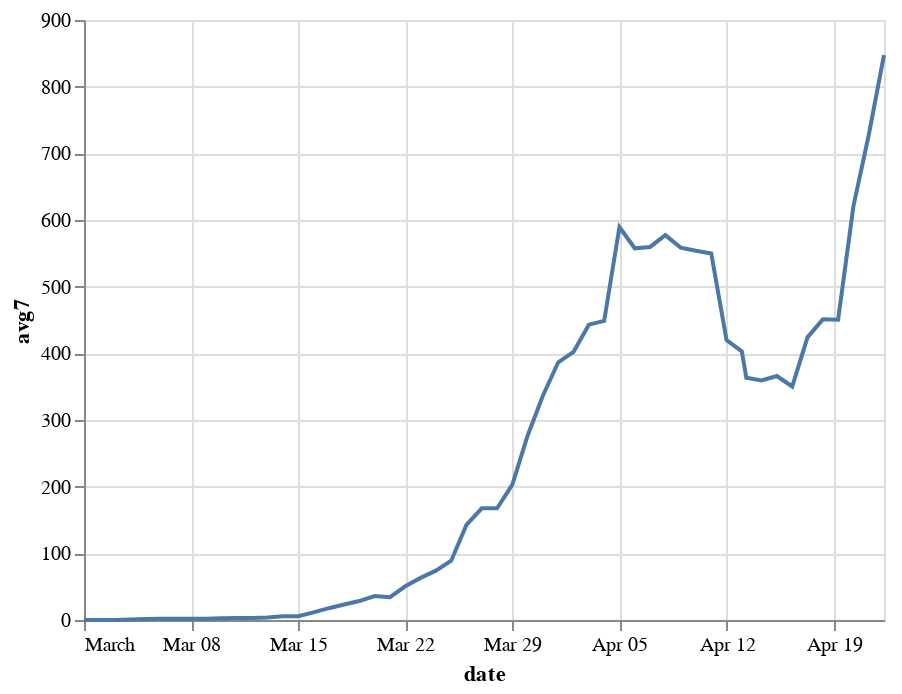

The code cell stored with this chart in its notebook:
### Code cell
alt.Chart(df[(df.county=="Los Angeles") & (df.date >= '3/1/20')]).mark_line().encode(
    x='date',
    y='avg7'
)

### Figure 1 — Vega-Lite specification as saved in the notebook (floating-point values rounded to 4 significant figures)
{"config": {"view": {"continuousWidth": 400, "continuousHeight": 300}}, "data": {"name": "data-b30e2f4f3c7505fab6f3b5b120d30b48"}, "mark": "line", "encoding": {"x": {"type": "temporal", "field": "date"}, "y": {"type": "quantitative", "field": "avg7"}}, "$schema": "https://vega.github.io/schema/vega-lite/v4.0.2.json", "datasets": {"data-b30e2f4f3c7505fab6f3b5b120d30b48": [{"county": "Los Angeles", "state": "California", "fips": 6037.0, "date": "2020-03-01T00:00:00+00:00", "Lat": 34.31, "Lon": -118.2, "cases": 1.0, "deaths": 0.0, "state_cases": 12, "state_deaths": 0, "new_cases": 0.0, "new_deaths": 0.0, "new_state_cases": 0, "new_state_deaths": 0, "avg3": 0.0, "avg5": 0.0, "avg7": 0.0}, {"county": "Los Angeles", "state": "California", "fips": 6037.0, "date": "2020-03-02T00:00:00+00:00", "Lat": 34.31, "Lon": -118.2, "cases": 1.0, "deaths": 0.0, "state_cases": 21, "state_deaths": 0, "new_cases": 0.0, "new_deaths": 0.0, "new_state_cases": 9, "new_state_deaths": 0, "avg3": 0.0, "avg5": 0.0, "avg7": 0.0}, {"county": "Los Angeles", "state": "California", "fips": 6037.0, "date": "2020-03-03T00:00:00+00:00", "Lat": 34.31, "Lon": -118.2, "cases": 1.0, "deaths": 0.0, "state_cases": 25, "state_deaths": 0, "new_cases": 0.0, "new_deaths": 0.0, "new_state_cases": 4, "new_state_deaths": 0, "avg3": 0.0, "avg5": 0.0, "avg7": 0.0}, {"county": "Los Angeles", "state": "California", "fips": 6037.0, "date": "2020-03-04T00:00:00+00:00", "Lat": 34.31, "Lon": -118.2, "cases": 7.0, "deaths": 0.0, "state_cases": 35, "state_deaths": 1, "new_cases": 6.0, "new_deaths": 0.0, "new_state_cases": 10, "new_state_deaths": 1, "avg3": 2.0, "avg5": 1.2, "avg7": 0.8571}, {"county": "Los Angeles", "state": "California", "fips": 6037.0, "date": "2020-03-05T00:00:00+00:00", "Lat": 34.31, "Lon": -118.2, "cases": 11.0, "deaths": 0.0, "state_cases": 51, "state_deaths": 1, "new_cases": 4.0, "new_deaths": 0.0, "new_state_cases": 16, "new_state_deaths": 0, "avg3": 3.333, "avg5": 2.0, "avg7": 1.429}, {"county": "Los Angeles", "state": "California", "fips": 6037.0, "date": "2020-03-06T00:00:00+00:00", "Lat": 34.31, "Lon": -118.2, "cases": 13.0, "deaths": 0.0, "state_cases": 59, "state_deaths": 1, "new_cases": 2.0, "new_deaths": 0.0, "new_state_cases": 8, "new_state_deaths": 0, "avg3": 4.0, "avg5": 2.4, "avg7": 1.714}, {"county": "Los Angeles", "state": "California", "fips": 6037.0, "date": "2020-03-07T00:00:00+00:00", "Lat": 34.31, "Lon": -118.2, "cases": 14.0, "deaths": 0.0, "state_cases": 81, "state_deaths": 1, "new_cases": 1.0, "new_deaths": 0.0, "new_state_cases": 22, "new_state_deaths": 0, "avg3": 2.333, "avg5": 2.6, "avg7": 1.857}, {"county": "Los Angeles", "state": "California", "fips": 6037.0, "date": "2020-03-08T00:00:00+00:00", "Lat": 34.31, "Lon": -118.2, "cases": 14.0, "deaths": 0.0, "state_cases": 95, "state_deaths": 1, "new_cases": 0.0, "new_deaths": 0.0, "new_state_cases": 14, "new_state_deaths": 0, "avg3": 1.0, "avg5": 2.6, "avg7": 1.857}, {"county": "Los Angeles", "state": "California", "fips": 6037.0, "date": "2020-03-09T00:00:00+00:00", "Lat": 34.31, "Lon": -118.2, "cases": 14.0, "deaths": 0.0, "state_cases": 101, "state_deaths": 1, "new_cases": 0.0, "new_deaths": 0.0, "new_state_cases": 6, "new_state_deaths": 0, "avg3": 0.3333, "avg5": 1.4, "avg7": 1.857}, {"county": "Los Angeles", "state": "California", "fips": 6037.0, "date": "2020-03-10T00:00:00+00:00", "Lat": 34.31, "Lon": -118.2, "cases": 20.0, "deaths": 0.0, "state_cases": 144, "state_deaths": 2, "new_cases": 6.0, "new_deaths": 0.0, "new_state_cases": 43, "new_state_deaths": 1, "avg3": 2.0, "avg5": 1.8, "avg7": 2.714}, {"county": "Los Angeles", "state": "California", "fips": 6037.0, "date": "2020-03-11T00:00:00+00:00", "Lat": 34.31, "Lon": -118.2, "cases": 27.0, "deaths": 1.0, "state_cases": 178, "state_deaths": 4, "new_cases": 7.0, "new_deaths": 1.0, "new_state_cases": 34, "new_state_deaths": 2, "avg3": 4.333, "avg5": 2.8, "avg7": 2.857}, {"county": "Los Angeles", "state": "California", "fips": 6037.0, "date": "2020-03-12T00:00:00+00:00", "Lat": 34.31, "Lon": -118.2, "cases": 32.0, "deaths": 1.0, "state_cases": 221, "state_deaths": 4, "new_cases": 5.0, "new_deaths": 0.0, "new_state_cases": 43, "new_state_deaths": 0, "avg3": 6.0, "avg5": 3.6, "avg7": 3.0}, {"county": "Los Angeles", "state": "California", "fips": 6037.0, "date": "2020-03-13T00:00:00+00:00", "Lat": 34.31, "Lon": -118.2, "cases": 40.0, "deaths": 1.0, "state_cases": 281, "state_deaths": 4, "new_cases": 8.0, "new_deaths": 0.0, "new_state_cases": 60, "new_state_deaths": 0, "avg3": 6.667, "avg5": 5.2, "avg7": 3.857}, {"county": "Los Angeles", "state": "California", "fips": 6037.0, "date": "2020-03-14T00:00:00+00:00", "Lat": 34.31, "Lon": -118.2, "cases": 53.0, "deaths": 1.0, "state_cases": 372, "state_deaths": 3, "new_cases": 13.0, "new_deaths": 0.0, "new_state_cases": 91, "new_state_deaths": -1, "avg3": 8.667, "avg5": 7.8, "avg7": 5.571}, {"county": "Los Angeles", "state": "California", "fips": 6037.0, "date": "2020-03-15T00:00:00+00:00", "Lat": 34.31, "Lon": -118.2, "cases": 53.0, "deaths": 1.0, "state_cases": 373, "state_deaths": 5, "new_cases": 0.0, "new_deaths": 0.0, "new_state_cases": 1, "new_state_deaths": 2, "avg3": 7.0, "avg5": 6.6, "avg7": 5.571}, {"county": "Los Angeles", "state": "California", "fips": 6037.0, "date": "2020-03-16T00:00:00+00:00", "Lat": 34.31, "Lon": -118.2, "cases": 94.0, "deaths": 1.0, "state_cases": 557, "state_deaths": 7, "new_cases": 41.0, "new_deaths": 0.0, "new_state_cases": 184, "new_state_deaths": 2, "avg3": 18.0, "avg5": 13.4, "avg7": 11.43}, {"county": "Los Angeles", "state": "California", "fips": 6037.0, "date": "2020-03-17T00:00:00+00:00", "Lat": 34.31, "Lon": -118.2, "cases": 144.0, "deaths": 1.0, "state_cases": 700, "state_deaths": 12, "new_cases": 50.0, "new_deaths": 0.0, "new_state_cases": 143, "new_state_deaths": 5, "avg3": 30.33, "avg5": 22.4, "avg7": 17.71}, {"county": "Los Angeles", "state": "California", "fips": 6037.0, "date": "2020-03-18T00:00:00+00:00", "Lat": 34.31, "Lon": -118.2, "cases": 190.0, "deaths": 1.0, "state_cases": 828, "state_deaths": 16, "new_cases": 46.0, "new_deaths": 0.0, "new_state_cases": 128, "new_state_deaths": 4, "avg3": 45.67, "avg5": 30.0, "avg7": 23.29}, {"county": "Los Angeles", "state": "California", "fips": 6037.0, "date": "2020-03-19T00:00:00+00:00", "Lat": 34.31, "Lon": -118.2, "cases": 231.0, "deaths": 2.0, "state_cases": 1005, "state_deaths": 18, "new_cases": 41.0, "new_deaths": 1.0, "new_state_cases": 177, "new_state_deaths": 2, "avg3": 45.67, "avg5": 35.6, "avg7": 28.43}, {"county": "Los Angeles", "state": "California", "fips": 6037.0, "date": "2020-03-20T00:00:00+00:00", "Lat": 34.31, "Lon": -118.2, "cases": 292.0, "deaths": 2.0, "state_cases": 1243, "state_deaths": 24, "new_cases": 61.0, "new_deaths": 0.0, "new_state_cases": 238, "new_state_deaths": 6, "avg3": 49.33, "avg5": 47.8, "avg7": 36.0}, {"county": "Los Angeles", "state": "California", "fips": 6037.0, "date": "2020-03-21T00:00:00+00:00", "Lat": 34.31, "Lon": -118.2, "cases": 292.0, "deaths": 2.0, "state_cases": 1405, "state_deaths": 25, "new_cases": 0.0, "new_deaths": 0.0, "new_state_cases": 162, "new_state_deaths": 1, "avg3": 34.0, "avg5": 39.6, "avg7": 34.14}, {"county": "Los Angeles", "state": "California", "fips": 6037.0, "date": "2020-03-22T00:00:00+00:00", "Lat": 34.31, "Lon": -118.2, "cases": 407.0, "deaths": 5.0, "state_cases": 1646, "state_deaths": 30, "new_cases": 115.0, "new_deaths": 3.0, "new_state_cases": 241, "new_state_deaths": 5, "avg3": 58.67, "avg5": 52.6, "avg7": 50.57}, {"county": "Los Angeles", "state": "California", "fips": 6037.0, "date": "2020-03-23T00:00:00+00:00", "Lat": 34.31, "Lon": -118.2, "cases": 536.0, "deaths": 7.0, "state_cases": 2108, "state_deaths": 39, "new_cases": 129.0, "new_deaths": 2.0, "new_state_cases": 462, "new_state_deaths": 9, "avg3": 81.33, "avg5": 69.2, "avg7": 63.14}, {"county": "Los Angeles", "state": "California", "fips": 6037.0, "date": "2020-03-24T00:00:00+00:00", "Lat": 34.31, "Lon": -118.2, "cases": 662.0, "deaths": 11.0, "state_cases": 2538, "state_deaths": 50, "new_cases": 126.0, "new_deaths": 4.0, "new_state_cases": 430, "new_state_deaths": 11, "avg3": 123.3, "avg5": 86.2, "avg7": 74.0}, {"county": "Los Angeles", "state": "California", "fips": 6037.0, "date": "2020-03-25T00:00:00+00:00", "Lat": 34.31, "Lon": -118.2, "cases": 812.0, "deaths": 13.0, "state_cases": 2998, "state_deaths": 65, "new_cases": 150.0, "new_deaths": 2.0, "new_state_cases": 460, "new_state_deaths": 15, "avg3": 135.0, "avg5": 104.0, "avg7": 88.86}, {"county": "Los Angeles", "state": "California", "fips": 6037.0, "date": "2020-03-26T00:00:00+00:00", "Lat": 34.31, "Lon": -118.2, "cases": 1229.0, "deaths": 21.0, "state_cases": 3899, "state_deaths": 81, "new_cases": 417.0, "new_deaths": 8.0, "new_state_cases": 901, "new_state_deaths": 16, "avg3": 231.0, "avg5": 187.4, "avg7": 142.6}, {"county": "Los Angeles", "state": "California", "fips": 6037.0, "date": "2020-03-27T00:00:00+00:00", "Lat": 34.31, "Lon": -118.2, "cases": 1465.0, "deaths": 26.0, "state_cases": 4657, "state_deaths": 94, "new_cases": 236.0, "new_deaths": 5.0, "new_state_cases": 758, "new_state_deaths": 13, "avg3": 267.7, "avg5": 211.6, "avg7": 167.6}, {"county": "Los Angeles", "state": "California", "fips": 6037.0, "date": "2020-03-28T00:00:00+00:00", "Lat": 34.31, "Lon": -118.2, "cases": 1465.0, "deaths": 26.0, "state_cases": 5095, "state_deaths": 110, "new_cases": 0.0, "new_deaths": 0.0, "new_state_cases": 438, "new_state_deaths": 16, "avg3": 217.7, "avg5": 185.8, "avg7": 167.6}, {"county": "Los Angeles", "state": "California", "fips": 6037.0, "date": "2020-03-29T00:00:00+00:00", "Lat": 34.31, "Lon": -118.2, "cases": 1829.0, "deaths": 32.0, "state_cases": 5852, "state_deaths": 124, "new_cases": 364.0, "new_deaths": 6.0, "new_state_cases": 757, "new_state_deaths": 14, "avg3": 200.0, "avg5": 233.4, "avg7": 203.1}, {"county": "Los Angeles", "state": "California", "fips": 6037.0, "date": "2020-03-30T00:00:00+00:00", "Lat": 34.31, "Lon": -118.2, "cases": 2474.0, "deaths": 44.0, "state_cases": 7138, "state_deaths": 146, "new_cases": 645.0, "new_deaths": 12.0, "new_state_cases": 1286, "new_state_deaths": 22, "avg3": 336.3, "avg5": 332.4, "avg7": 276.9}, {"county": "Los Angeles", "state": "California", "fips": 6037.0, "date": "2020-03-31T00:00:00+00:00", "Lat": 34.31, "Lon": -118.2, "cases": 3019.0, "deaths": 54.0, "state_cases": 8210, "state_deaths": 173, "new_cases": 545.0, "new_deaths": 10.0, "new_state_cases": 1072, "new_state_deaths": 27, "avg3": 518.0, "avg5": 358.0, "avg7": 336.7}, {"county": "Los Angeles", "state": "California", "fips": 6037.0, "date": "2020-04-01T00:00:00+00:00", "Lat": 34.31, "Lon": -118.2, "cases": 3518.0, "deaths": 64.0, "state_cases": 9399, "state_deaths": 199, "new_cases": 499.0, "new_deaths": 10.0, "new_state_cases": 1189, "new_state_deaths": 26, "avg3": 563.0, "avg5": 410.6, "avg7": 386.6}, {"county": "Los Angeles", "state": "California", "fips": 6037.0, "date": "2020-04-02T00:00:00+00:00", "Lat": 34.31, "Lon": -118.2, "cases": 4045.0, "deaths": 78.0, "state_cases": 10773, "state_deaths": 238, "new_cases": 527.0, "new_deaths": 14.0, "new_state_cases": 1374, "new_state_deaths": 39, "avg3": 523.7, "avg5": 516.0, "avg7": 402.3}, {"county": "Los Angeles", "state": "California", "fips": 6037.0, "date": "2020-04-03T00:00:00+00:00", "Lat": 34.31, "Lon": -118.2, "cases": 4566.0, "deaths": 89.0, "state_cases": 12004, "state_deaths": 265, "new_cases": 521.0, "new_deaths": 11.0, "new_state_cases": 1231, "new_state_deaths": 27, "avg3": 515.7, "avg5": 547.4, "avg7": 443.0}, {"county": "Los Angeles", "state": "California", "fips": 6037.0, "date": "2020-04-04T00:00:00+00:00", "Lat": 34.31, "Lon": -118.2, "cases": 4605.0, "deaths": 93.0, "state_cases": 12837, "state_deaths": 289, "new_cases": 39.0, "new_deaths": 4.0, "new_state_cases": 833, "new_state_deaths": 24, "avg3": 362.3, "avg5": 426.2, "avg7": 448.6}, {"county": "Los Angeles", "state": "California", "fips": 6037.0, "date": "2020-04-05T00:00:00+00:00", "Lat": 34.31, "Lon": -118.2, "cases": 5955.0, "deaths": 132.0, "state_cases": 15034, "state_deaths": 348, "new_cases": 1350.0, "new_deaths": 39.0, "new_state_cases": 2197, "new_state_deaths": 59, "avg3": 636.7, "avg5": 587.2, "avg7": 589.4}, {"county": "Los Angeles", "state": "California", "fips": 6037.0, "date": "2020-04-06T00:00:00+00:00", "Lat": 34.31, "Lon": -118.2, "cases": 6377.0, "deaths": 147.0, "state_cases": 16019, "state_deaths": 380, "new_cases": 422.0, "new_deaths": 15.0, "new_state_cases": 985, "new_state_deaths": 32, "avg3": 603.7, "avg5": 571.8, "avg7": 557.6}, {"county": "Los Angeles", "state": "California", "fips": 6037.0, "date": "2020-04-07T00:00:00+00:00", "Lat": 34.31, "Lon": -118.2, "cases": 6936.0, "deaths": 169.0, "state_cases": 17351, "state_deaths": 432, "new_cases": 559.0, "new_deaths": 22.0, "new_state_cases": 1332, "new_state_deaths": 52, "avg3": 777.0, "avg5": 578.2, "avg7": 559.6}, {"county": "Los Angeles", "state": "California", "fips": 6037.0, "date": "2020-04-08T00:00:00+00:00", "Lat": 34.31, "Lon": -118.2, "cases": 7559.0, "deaths": 198.0, "state_cases": 18897, "state_deaths": 495, "new_cases": 623.0, "new_deaths": 29.0, "new_state_cases": 1546, "new_state_deaths": 63, "avg3": 534.7, "avg5": 598.6, "avg7": 577.3}, {"county": "Los Angeles", "state": "California", "fips": 6037.0, "date": "2020-04-09T00:00:00+00:00", "Lat": 34.31, "Lon": -118.2, "cases": 7955.0, "deaths": 223.0, "state_cases": 19710, "state_deaths": 544, "new_cases": 396.0, "new_deaths": 25.0, "new_state_cases": 813, "new_state_deaths": 49, "avg3": 526.0, "avg5": 670.0, "avg7": 558.6}, {"county": "Los Angeles", "state": "California", "fips": 6037.0, "date": "2020-04-10T00:00:00+00:00", "Lat": 34.31, "Lon": -118.2, "cases": 8443.0, "deaths": 242.0, "state_cases": 21081, "state_deaths": 583, "new_cases": 488.0, "new_deaths": 19.0, "new_state_cases": 1371, "new_state_deaths": 39, "avg3": 502.3, "avg5": 497.6, "avg7": 553.9}, {"county": "Los Angeles", "state": "California", "fips": 6037.0, "date": "2020-04-11T00:00:00+00:00", "Lat": 34.31, "Lon": -118.2, "cases": 8453.0, "deaths": 244.0, "state_cases": 21706, "state_deaths": 605, "new_cases": 10.0, "new_deaths": 2.0, "new_state_cases": 625, "new_state_deaths": 22, "avg3": 298.0, "avg5": 415.2, "avg7": 549.7}, {"county": "Los Angeles", "state": "California", "fips": 6037.0, "date": "2020-04-12T00:00:00+00:00", "Lat": 34.31, "Lon": -118.2, "cases": 8894.0, "deaths": 269.0, "state_cases": 22795, "state_deaths": 641, "new_cases": 441.0, "new_deaths": 25.0, "new_state_cases": 1089, "new_state_deaths": 36, "avg3": 313.0, "avg5": 391.6, "avg7": 419.9}, {"county": "Los Angeles", "state": "California", "fips": 6037.0, "date": "2020-04-13T00:00:00+00:00", "Lat": 34.31, "Lon": -118.2, "cases": 9197.0, "deaths": 300.0, "state_cases": 23458, "state_deaths": 683, "new_cases": 303.0, "new_deaths": 31.0, "new_state_cases": 663, "new_state_deaths": 42, "avg3": 251.3, "avg5": 327.6, "avg7": 402.9}, {"county": "Los Angeles", "state": "California", "fips": 6037.0, "date": "2020-04-13T07:00:00+00:00", "Lat": 34.31, "Lon": -118.2, "cases": 9480.0, "deaths": 326.0, "state_cases": 24390, "state_deaths": 732, "new_cases": 283.0, "new_deaths": 26.0, "new_state_cases": 932, "new_state_deaths": 49, "avg3": 342.3, "avg5": 305.0, "avg7": 363.4}, {"county": "Los Angeles", "state": "California", "fips": 6037.0, "date": "2020-04-14T07:00:00+00:00", "Lat": 34.31, "Lon": -118.2, "cases": 10080.0, "deaths": 366.0, "state_cases": 25744, "state_deaths": 790, "new_cases": 595.0, "new_deaths": 40.0, "new_state_cases": 1354, "new_state_deaths": 58, "avg3": 393.7, "avg5": 326.4, "avg7": 359.4}, {"county": "Los Angeles", "state": "California", "fips": 6037.0, "date": "2020-04-15T07:00:00+00:00", "Lat": 34.31, "Lon": -118.2, "cases": 10520.0, "deaths": 405.0, "state_cases": 27072, "state_deaths": 883, "new_cases": 442.0, "new_deaths": 39.0, "new_state_cases": 1328, "new_state_deaths": 93, "avg3": 440.0, "avg5": 412.8, "avg7": 366.0}, {"county": "Los Angeles", "state": "California", "fips": 6037.0, "date": "2020-04-16T07:00:00+00:00", "Lat": 34.31, "Lon": -118.2, "cases": 10900.0, "deaths": 457.0, "state_cases": 28157, "state_deaths": 974, "new_cases": 378.0, "new_deaths": 52.0, "new_state_cases": 1085, "new_state_deaths": 91, "avg3": 471.7, "avg5": 400.2, "avg7": 350.3}, {"county": "Los Angeles", "state": "California", "fips": 6037.0, "date": "2020-04-17T07:00:00+00:00", "Lat": 34.31, "Lon": -118.2, "cases": 11420.0, "deaths": 501.0, "state_cases": 29198, "state_deaths": 1041, "new_cases": 526.0, "new_deaths": 44.0, "new_state_cases": 1041, "new_state_deaths": 67, "avg3": 448.7, "avg5": 444.8, "avg7": 424.0}, {"county": "Los Angeles", "state": "California", "fips": 6037.0, "date": "2020-04-18T07:00:00+00:00", "Lat": 34.31, "Lon": -118.2, "cases": 12050.0, "deaths": 577.0, "state_cases": 30812, "state_deaths": 1148, "new_cases": 630.0, "new_deaths": 76.0, "new_state_cases": 1614, "new_state_deaths": 107, "avg3": 511.3, "avg5": 514.2, "avg7": 451.0}, {"county": "Los Angeles", "state": "California", "fips": 6037.0, "date": "2020-04-19T07:00:00+00:00", "Lat": 34.31, "Lon": -118.2, "cases": 12350.0, "deaths": 601.0, "state_cases": 31531, "state_deaths": 1180, "new_cases": 298.0, "new_deaths": 24.0, "new_state_cases": 719, "new_state_deaths": 32, "avg3": 484.7, "avg5": 454.8, "avg7": 450.3}, {"county": "Los Angeles", "state": "California", "fips": 6037.0, "date": "2020-04-20T07:00:00+00:00", "Lat": 34.31, "Lon": -118.2, "cases": 13820.0, "deaths": 619.0, "state_cases": 33866, "state_deaths": 1229, "new_cases": 1474.0, "new_deaths": 18.0, "new_state_cases": 2335, "new_state_deaths": 49, "avg3": 800.7, "avg5": 661.2, "avg7": 620.4}, {"county": "Los Angeles", "state": "California", "fips": 6037.0, "date": "2020-04-21T07:00:00+00:00", "Lat": 34.31, "Lon": -118.2, "cases": 15160.0, "deaths": 666.0, "state_cases": 35807, "state_deaths": 1324, "new_cases": 1342.0, "new_deaths": 47.0, "new_state_cases": 1941, "new_state_deaths": 95, "avg3": 1038.0, "avg5": 854.0, "avg7": 727.1}, {"county": "Los Angeles", "state": "California", "fips": 6037.0, "date": "2020-04-22T07:00:00+00:00", "Lat": 34.31, "Lon": -118.2, "cases": 16450.0, "deaths": 729.0, "state_cases": 37288, "state_deaths": 1413, "new_cases": 1282.0, "new_deaths": 63.0, "new_state_cases": 1481, "new_state_deaths": 89, "avg3": 1366.0, "avg5": 1005.0, "avg7": 847.1}]}}
